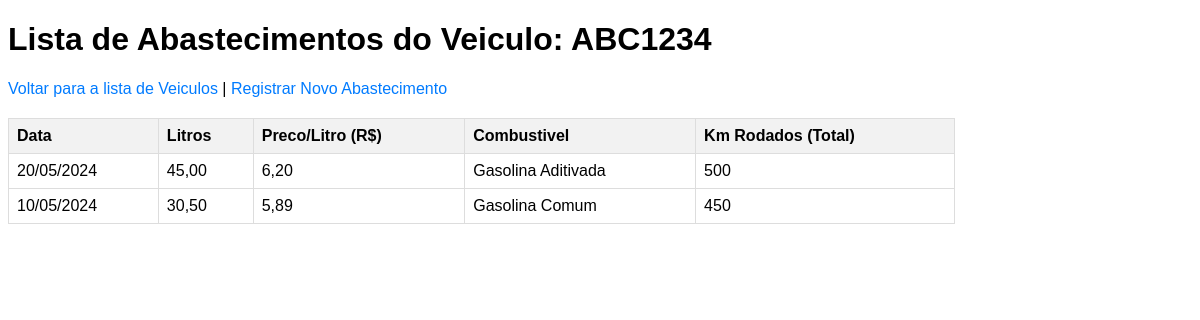
The app's page /lista_abastecimentos.php?placa=ABC1234 with its own data.
### tables this page shows
CREATE TABLE IF NOT EXISTS `Abastecimentos` (
  `codAbastecimento` int NOT NULL PRIMARY KEY AUTO_INCREMENT,
  `dataAbastecimento` date NOT NULL,
  `litrosAbastecidos` decimal(10,2) NOT NULL,
  `precoLitro` decimal(10,2) NOT NULL,
  `quilometrosRodados` int NOT NULL,
  `placaVeiculo` varchar(7) NOT NULL,
  `codCombustivel` int NOT NULL,
  CONSTRAINT `fk_veiculo` FOREIGN KEY (`placaVeiculo`) REFERENCES `Veiculo` (`placa`),
  CONSTRAINT `fk_combustivel` FOREIGN KEY (`codCombustivel`) REFERENCES `Combustivel` (`codCombustivel`)
);

CREATE TABLE IF NOT EXISTS `Combustivel` (
  `codCombustivel` int NOT NULL PRIMARY KEY AUTO_INCREMENT,
  `descricao` varchar(50) NOT NULL
);

### lista_abastecimentos.php (the view, shortened to what this page needs)
<?php
$placa_veiculo = htmlspecialchars(filter_input(INPUT_GET, "placa", FILTER_SANITIZE_STRING));
$pdo = conectarBanco();
$abastecimentos = [];
try {
    $stmt = $pdo->prepare(SELECT_ABASTECIMENTOS_VEICULO);
    $stmt->bindParam(':placa', $placa_veiculo);
    $stmt->execute();
    $abastecimentos = $stmt->fetchAll();
} catch (PDOException $e) {
    error_log("Erro ao listar abastecimentos: " . $e->getMessage());
}
?>
<!DOCTYPE html>
<html lang="pt-BR">
<head>
</head>
<body>
    <h1>Lista de Abastecimentos do Veiculo: <?php echo htmlspecialchars($placa_veiculo); ?></h1>
    <p>
        <a href="index.php">Voltar para a lista de Veiculos</a> |
        <a href="abastecer.php?placa=<?php echo htmlspecialchars($placa_veiculo); ?>">Registrar Novo Abastecimento</a>
    </p>
    <?php if (count($abastecimentos) > 0): ?>
        <table>
            <thead>
                <tr>
                    <th>Data</th>
                    <th>Litros</th>
                    <th>Preco/Litro (R$)</th>
                    <th>Combustivel</th>
                    <th>Km Rodados (Total)</th>
                </tr>
            </thead>
            <tbody>
                <?php foreach ($abastecimentos as $abastecimento): ?>
                    <tr>
                        <td><?php echo htmlspecialchars(date('d/m/Y', strtotime($abastecimento['dataAbastecimento']))); ?></td>
                        <td><?php echo htmlspecialchars(number_format($abastecimento['litrosAbastecidos'], 2, ',', '.')); ?></td>
                        <td><?php echo htmlspecialchars(number_format($abastecimento['precoLitro'], 2, ',', '.')); ?></td>
                        <td><?php echo htmlspecialchars($abastecimento['tipoCombustivel']); ?></td>
                        <td><?php echo htmlspecialchars($abastecimento['quilometrosRodados']); ?></td>
                    </tr>
                <?php endforeach; ?>
            </tbody>
        </table>
    <?php else: ?>
        <p>Nenhum abastecimento encontrado para o veiculo <?php echo htmlspecialchars($placa_veiculo); ?>.</p>
    <?php endif; ?>
</body>
</html>

### lista_abastecimentos.php (style rules this page uses)
body { font-family: Arial, sans-serif; }
table { width: 80%; border-collapse: collapse; margin-top: 20px; }
th, td { border: 1px solid #ddd; padding: 8px; text-align: left; }
th { background-color: #f2f2f2; }
a { color: #007bff; text-decoration: none; }

### records on screen
abastecimentos: dataAbastecimento "20/05/2024", litrosAbastecidos "45,00", precoLitro "6,20", codCombustivel.descricao "Gasolina Aditivada", quilometrosRodados "500"
abastecimentos: dataAbastecimento "10/05/2024", litrosAbastecidos "30,50", precoLitro "5,89", codCombustivel.descricao "Gasolina Comum", quilometrosRodados "450"

### other values on screen
$placa_veiculo "ABC1234"
